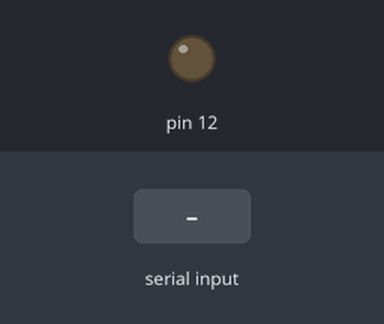
Recording of a sketch running on a simulated Arduino Uno, built with avr-gcc and run on an emulated ATmega328P. Parts: output pins drawn as LEDs (lit = HIGH). The inputs (shaded band) are chosen by the test bench. What the sketch prints to the serial monitor is not drawn.

Above: at 1.2 s.
1.3 s: "a" received over Serial
At 1.8 s:
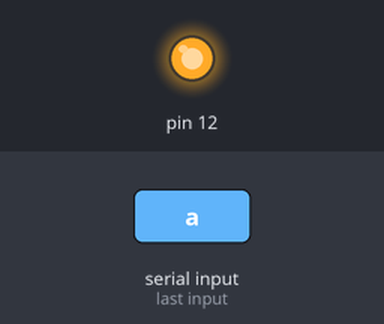
2.8 s: "s" received over Serial
At 4.1 s:
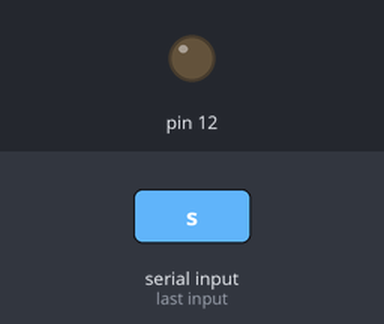
Timing chart, 0 to 5.8 s (numbered marks = the images above; inputs shaded):
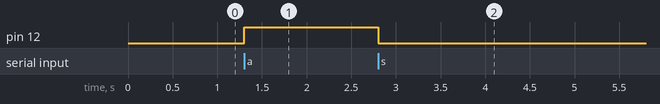

The sketch:

SerialTest.ino
```cpp
/*
  Name:		SerialTest.ino
  Created:	2020/04/16 15:22:44
  Author:	GanGanKamen
*/

bool onOff = false;
float receiveData = 0;
// the setup function runs once when you press reset or power the board
void setup() {
	Serial.begin(115200);
	pinMode(12, OUTPUT);
}

// the loop function runs over and over again until power down or reset
void loop() {
	GetSerial();
	switch (onOff)
	{
	case true:
		digitalWrite(12, HIGH);
		Serial.println("on");
		break;
	case false:
		digitalWrite(12, LOW);
		break;
	}
}

/*
void GetSerial() {
	if (Serial.available() > 0) {
		String receiveDataMasage = Serial.readStringUntil(';');
		Serial.println(receiveDataMasage);
		switch (receiveDataMasage[0])
		{
		default:
			break;
		case 'a':
			receiveDataMasage.remove(0,1);
			receiveData = receiveDataMasage.toFloat();
			Serial.println(receiveData);
			digitalWrite(12, LOW);
			break;
		case 'b':
			receiveDataMasage.remove(0,1);
			receiveData = receiveDataMasage.toFloat();
			Serial.println(receiveData);
			digitalWrite(12, HIGH);
			break;
		}

	}
}
*/

void GetSerial() {
	if (Serial.available() > 0) {
		char cmd = Serial.read();
		Serial.println(cmd);
		switch (cmd)
		{
		case 'a':
			onOff = true;
			break;
		case 's':
			onOff = false;
			break;
		}
	}
}
```

Measured:
- after the input at 1.3 s, pin 12: LOW → HIGH at once
- after the input at 2.8 s, pin 12: HIGH → LOW at once
